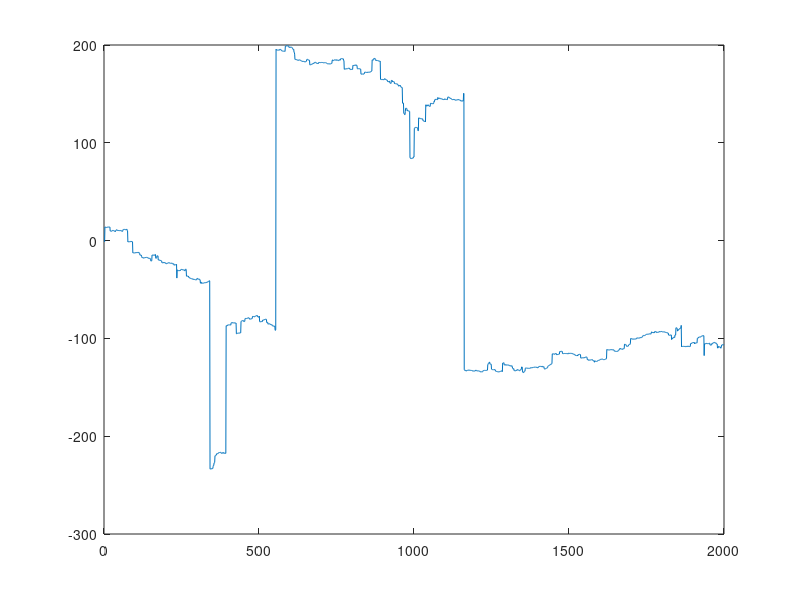

The MATLAB source for this figure:


T=2000;
dt=0.01;
mu_ug=0;
Q=1;
W = repmat(mu_ug,T,1) + randn(T,1)*(Q);

W_20=25;%knots wind speed at 20 feet
sigma_w=0.1*W_20; %RMS turbulence intensity


u_g(1,1)=0;
for k=1:T
V=10+sin(k);
h=100+cos(k);    
sigma_v=sigma_w/(0.177+0.000823*h)^0.4;% RMS turbulence intensity

sigma_u=sigma_v; %RMS turbulence intensity
L_u=h/(0.177+0.000823*h)^1.2;
u_g(k+1,1)=(1-V*dt/L_u)*u_g(k,1)+sqrt(2*V*dt/L_u)*sigma_u/W(k,1);
end
plot(u_g(1:T));